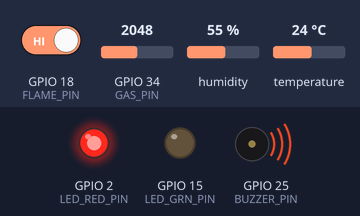
Recording of a sketch running on a simulated ESP32. Parts: output pins drawn as LEDs (lit = HIGH), buzzer (waves = sounding). Inputs (shaded band) come from the test bench; at power-on: GPIO 18 (FLAME_PIN) HIGH, GPIO 34 (GAS_PIN) = 2048, humidity 55 %, temperature 24 °C. WiFi joins after 1.5 s; servers stay silent unless stated; the local clock reads 2024-03-15 10:24:30 at power-on unless the sketch sets it; what the sketch prints to the serial monitor is not drawn.

Above: at 34.8 s.
At 35.8 s:
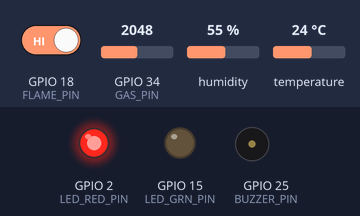
Timing chart, 0 to 37.4 s (numbered marks = the images above):
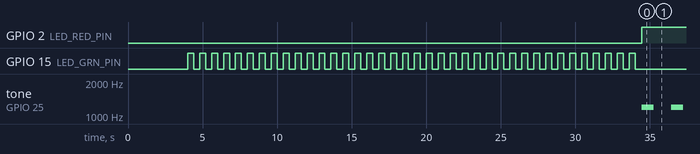

Measured:
- by itself, GPIO 2 (LED_RED_PIN): LOW → HIGH at 34.4 s
- by itself, tone on GPIO 25 (BUZZER_PIN): alternates 1200 Hz for 0.80 s and silent for 1.2 s

The sketch:

fire_smoke_gas_detector.ino
```cpp
#include <WiFi.h>
#include <Firebase_ESP_Client.h>
#include "addons/TokenHelper.h"
#include "addons/RTDBHelper.h"
#include "DHT.h"
#include <time.h>

#define WIFI_SSID        "YOUR_WIFI_NAME"
#define WIFI_PASSWORD    "YOUR_WIFI_PASSWORD"
#define FIREBASE_HOST    "YOUR_PROJECT_ID.firebaseio.com"
#define FIREBASE_API_KEY "YOUR_WEB_API_KEY"
#define USER_EMAIL       ""
#define USER_PASSWORD    ""
#define NTP_SERVER       "pool.ntp.org"
#define UTC_OFFSET_SEC   0

const int FLAME_PIN   = 18;
const int GAS_PIN     = 34;
const int BUZZER_PIN  = 25;
const int DHT_PIN     = 4;
const int LED_RED_PIN = 2;
const int LED_GRN_PIN = 15;

const int   GAS_LEAK_THRESHOLD = 1600;
const int   SMOKE_THRESHOLD    = 1000;
const float TEMP_ALARM_C       = 60.0;

const unsigned long LOOP_INTERVAL_MS = 2000;
const unsigned long FIREBASE_MIN_MS  = 3000;
const unsigned long WIFI_RETRY_MS    = 5000;
const unsigned long MQ2_WARMUP_MS    = 30000;

#define DHTTYPE DHT11
DHT dht(DHT_PIN, DHTTYPE);

FirebaseData   fbdo;
FirebaseAuth   auth;
FirebaseConfig config;

bool          firebaseReady    = false;
unsigned long lastLoopTime     = 0;
unsigned long lastFirebaseTime = 0;
unsigned long lastWifiRetry    = 0;

String getTimestamp() {
  struct tm timeinfo;
  if (!getLocalTime(&timeinfo)) return "1970-01-01T00:00:00Z";
  char buf[25];
  strftime(buf, sizeof(buf), "%Y-%m-%dT%H:%M:%SZ", &timeinfo);
  return String(buf);
}

void buzzerFire() {
  for (int i = 0; i < 3; i++) {
    tone(BUZZER_PIN, 2000, 150);
    delay(200);
  }
}

void buzzerGas() {
  tone(BUZZER_PIN, 1200, 800);
}

void buzzerOff() {
  noTone(BUZZER_PIN);
}

void setLEDs(bool alarm) {
  digitalWrite(LED_RED_PIN, alarm ? HIGH : LOW);
  digitalWrite(LED_GRN_PIN, alarm ? LOW  : HIGH);
}

void connectWiFi() {
  if (WiFi.status() == WL_CONNECTED) return;
  Serial.print("[WiFi] Connecting to ");
  Serial.println(WIFI_SSID);
  WiFi.mode(WIFI_STA);
  WiFi.begin(WIFI_SSID, WIFI_PASSWORD);
  unsigned long start = millis();
  while (WiFi.status() != WL_CONNECTED && millis() - start < 15000) {
    delay(500);
    Serial.print(".");
  }
  if (WiFi.status() == WL_CONNECTED) {
    Serial.println("\n[WiFi] Connected. IP: " + WiFi.localIP().toString());
  } else {
    Serial.println("\n[WiFi] Connection FAILED — will retry.");
  }
}

void initFirebase() {
  config.host                  = FIREBASE_HOST;
  config.api_key               = FIREBASE_API_KEY;
  config.token_status_callback = tokenStatusCallback;
  if (strlen(USER_EMAIL) > 0) {
    auth.user.email    = USER_EMAIL;
    auth.user.password = USER_PASSWORD;
  }
  Firebase.begin(&config, &auth);
  Firebase.reconnectWiFi(true);
  Serial.print("[Firebase] Authenticating");
  unsigned long start = millis();
  while (!Firebase.ready() && millis() - start < 10000) {
    Serial.print(".");
    delay(500);
  }
  if (Firebase.ready()) {
    Serial.println("\n[Firebase] Ready.");
    firebaseReady = true;
  } else {
    Serial.println("\n[Firebase] Auth FAILED — data will NOT be sent.");
  }
}

void setup() {
  Serial.begin(115200);
  delay(500);

  pinMode(FLAME_PIN,   INPUT_PULLUP);
  pinMode(GAS_PIN,     INPUT);
  pinMode(BUZZER_PIN,  OUTPUT);
  pinMode(LED_RED_PIN, OUTPUT);
  pinMode(LED_GRN_PIN, OUTPUT);

  dht.begin();
  connectWiFi();

  if (WiFi.status() == WL_CONNECTED) {
    configTime(UTC_OFFSET_SEC, 0, NTP_SERVER);
    Serial.println("[NTP] Syncing time...");
    delay(2000);
  }

  initFirebase();

  Serial.println("[MQ-2] Warming up sensor — please wait 30 seconds...");
  unsigned long warmStart = millis();
  while (millis() - warmStart < MQ2_WARMUP_MS) {
    digitalWrite(LED_GRN_PIN, HIGH); delay(400);
    digitalWrite(LED_GRN_PIN, LOW);  delay(400);
    Serial.print(".");
  }
  Serial.println("\n[MQ-2] Warm-up complete.");

  Serial.println("========================================");
  Serial.println("  Detection System ACTIVE");
  Serial.println("========================================");
}

void loop() {
  unsigned long now = millis();
  if (now - lastLoopTime < LOOP_INTERVAL_MS) return;
  lastLoopTime = now;

  if (WiFi.status() != WL_CONNECTED) {
    if (now - lastWifiRetry > WIFI_RETRY_MS) {
      lastWifiRetry = now;
      Serial.println("[WiFi] Disconnected — reconnecting...");
      connectWiFi();
      if (WiFi.status() == WL_CONNECTED && !firebaseReady) initFirebase();
    }
    Serial.println("[WARN] Offline — skipping Firebase write.");
    return;
  }

  int   flameRaw = digitalRead(FLAME_PIN);
  int   gasRaw   = analogRead(GAS_PIN);
  float temp     = dht.readTemperature();
  float hum      = dht.readHumidity();

  if (isnan(temp) || isnan(hum)) {
    Serial.println("[DHT] Read failed — retrying next cycle.");
    temp = -999.0;
    hum  = -999.0;
  }

  bool fireDetected = (flameRaw == LOW);
  bool gasLeak      = (gasRaw >= GAS_LEAK_THRESHOLD);
  bool smoke        = (gasRaw >= SMOKE_THRESHOLD && gasRaw < GAS_LEAK_THRESHOLD);
  bool tempAlarm    = (temp > TEMP_ALARM_C && temp != -999.0);

  if (tempAlarm && smoke) fireDetected = true;

  String status    = "SAFE";
  int    alertLevel = 0;

  if (fireDetected) {
    status     = "FIRE";
    alertLevel = 3;
  } else if (gasLeak) {
    status     = "GAS_LEAK";
    alertLevel = 2;
  } else if (smoke) {
    status     = "SMOKE";
    alertLevel = 1;
  }

  if (alertLevel == 3) {
    buzzerFire();
    setLEDs(true);
  } else if (alertLevel == 2) {
    buzzerGas();
    setLEDs(true);
  } else if (alertLevel == 1) {
    tone(BUZZER_PIN, 800, 200);
    setLEDs(true);
  } else {
    buzzerOff();
    setLEDs(false);
  }

  String ts = getTimestamp();
  Serial.println("========================================");
  Serial.println("[" + ts + "]");
  Serial.println("  Gas ADC   : " + String(gasRaw) +
                 (gasLeak ? "  WARNING GAS LEAK" : smoke ? "  WARNING SMOKE" : "  OK"));
  Serial.println("  Flame pin : " + String(flameRaw) +
                 (fireDetected ? "  FIRE DETECTED" : "  OK"));
  Serial.println("  Temp      : " + (temp == -999.0 ? "ERR" : String(temp, 1) + " C") +
                 (tempAlarm ? "  WARNING HIGH" : ""));
  Serial.println("  Humidity  : " + (hum == -999.0 ? "ERR" : String(hum, 1) + " %"));
  Serial.println("  STATUS    : " + status);
  Serial.println("========================================");

  if (firebaseReady && (now - lastFirebaseTime >= FIREBASE_MIN_MS)) {
    lastFirebaseTime = now;

    FirebaseJson sensorJson;
    sensorJson.set("gasRaw",     gasRaw);
    sensorJson.set("fire",       fireDetected);
    sensorJson.set("smoke",      smoke);
    sensorJson.set("gasLeak",    gasLeak);
    sensorJson.set("status",     status.c_str());
    sensorJson.set("alertLevel", alertLevel);
    sensorJson.set("temp",       (temp == -999.0) ? 0 : temp);
    sensorJson.set("humidity",   (hum  == -999.0) ? 0 : hum);
    sensorJson.set("timestamp",  ts.c_str());

    if (!Firebase.RTDB.setJSON(&fbdo, "/sensors/current", &sensorJson)) {
      Serial.println("[Firebase] Write failed: " + fbdo.errorReason());
    }

    if (alertLevel > 0) {
      FirebaseJson logJson;
      logJson.set("status",     status.c_str());
      logJson.set("alertLevel", alertLevel);
      logJson.set("gasRaw",     gasRaw);
      logJson.set("temp",       (temp == -999.0) ? 0 : temp);
      logJson.set("timestamp",  ts.c_str());

      String logPath = "/logs/" + ts;
      logPath.replace(":", "-");

      if (!Firebase.RTDB.setJSON(&fbdo, logPath.c_str(), &logJson)) {
        Serial.println("[Firebase] Log write failed: " + fbdo.errorReason());
      } else {
        Serial.println("[Firebase] Alert logged at " + logPath);
      }
    }
  }
}
```
